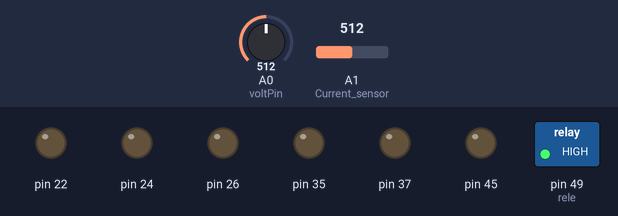
The sketch below on a simulated Arduino Mega 2560, built with avr-gcc and run on an emulated ATmega2560. On the bench: switched loads named in the sketch (green lamp = pin HIGH), output pins drawn as LEDs (lit = HIGH). The test bench sets the inputs (shaded band); at power-on: A0 (voltPin) = 512, A1 (Current_sensor) = 512. What the sketch prints to the serial monitor is not drawn.

Above: at 1.2 s.
1.3 s: A0 (voltPin) set to 630
2.8 s: A0 (voltPin) set to 656
At 3.3 s:
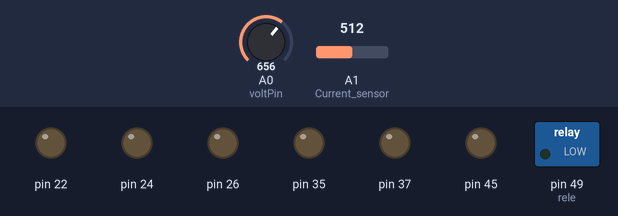
4.3 s: A0 (voltPin) set to 588
5.8 s: A0 (voltPin) set to 562
At 6.6 s:
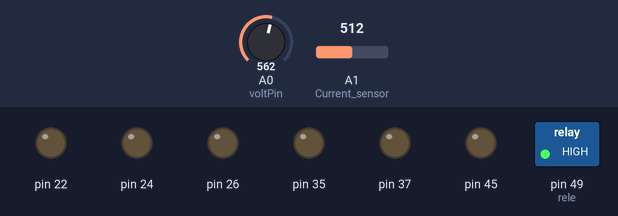
7.3 s: A0 (voltPin) set to 716
At 7.9 s:
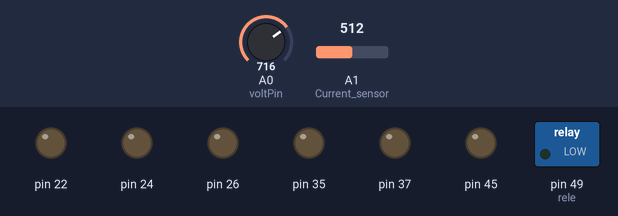
Timing chart, 0 to 9.8 s (numbered marks = the images above; inputs shaded):
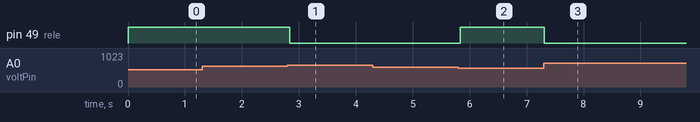

The sketch:

RAW_INPUT.ino
```cpp
/*This code works with ACS712 Current sensor, it permits to read the raw data
  It's better to use it with Serial Plotter
  More details on www.surtrtech.com
*/

#define Current_sensor A1  //The sensor analog input pin

float i;

const int voltPin = A0;   // seleccionar la entrada para el sensor
int volt;         // variable que almacena el valor raw (0 a 1023)
float fvolt;            // variable que almacena el voltaje (0.0 a 25.0)
const int rele = 49;
const bool cargar = 1;

void setup() {

Serial.begin(115200);
  pinMode(37,OUTPUT);
  digitalWrite(37,0);
  pinMode(35,OUTPUT);
  digitalWrite(35,0);
  pinMode(45,OUTPUT);
  digitalWrite(45,0);
  pinMode(22,OUTPUT);
  digitalWrite(22,0);
  pinMode(24,OUTPUT);
  digitalWrite(24,0);
  pinMode(26,OUTPUT);
  digitalWrite(26,0);
pinMode(Current_sensor, INPUT);
pinMode(rele, OUTPUT);

}

void loop() {
  volt = analogRead(voltPin);          // realizar la lectura
    fvolt = floatmap(volt, 0, 1023, 0.0, 25.0);   // cambiar escala a 0.0 - 25.0

  if (cargar == 0)
    {
     fvolt = 20;
    }
    //Serial.println(fvolt);
    if (fvolt <= 14)
    {
     digitalWrite(rele,1); //invertido
    }
    if (fvolt >= 15.75)
    {
     digitalWrite(rele,0);
    }
  i = analogRead(Current_sensor);
  Serial.println(i);
  delay(50);                     //Modifying or removing the delay will change the way the signal is shown
                                  //set it until you get the correct sinewave shap

}

// cambio de escala entre floats
float floatmap(float x, float in_min, float in_max, float out_min, float out_max)
{
   return (x - in_min) * (out_max - out_min) / (in_max - in_min) + out_min;
}
```

Measured:
- the behaviour switches between 644 and 645 on A0 (voltPin) (found by bisection; images 0 and 1)
- the behaviour switches between 573 and 572 on A0 (voltPin) (found by bisection; images 1 and 2)
- after the input at 1.3 s, every drawn part: stays the same
- after the input at 2.8 s, pin 49 (rele): HIGH → LOW at once
- after the input at 4.3 s, every drawn part: stays the same
- after the input at 5.8 s, pin 49 (rele): LOW → HIGH at once
- after the input at 7.3 s, pin 49 (rele): HIGH → LOW at once
